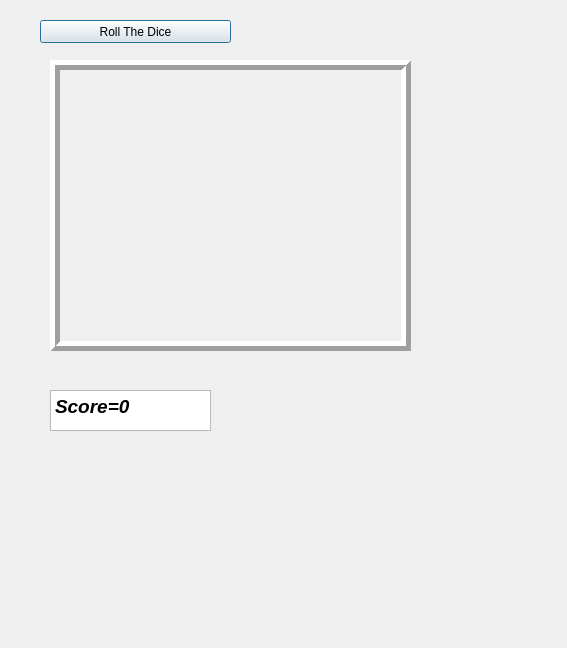
<?xml version="1.0" encoding="UTF-8"?>
<ui version="4.0">
 <class>QgameWindow</class>
 <widget class="QDialog" name="QgameWindow">
  <property name="geometry">
   <rect>
    <x>0</x>
    <y>0</y>
    <width>567</width>
    <height>648</height>
   </rect>
  </property>
  <property name="windowTitle">
   <string>Dialog</string>
  </property>
  <widget class="QPushButton" name="pushButton">
   <property name="geometry">
    <rect>
     <x>40</x>
     <y>20</y>
     <width>191</width>
     <height>23</height>
    </rect>
   </property>
   <property name="text">
    <string>Roll The Dice</string>
   </property>
  </widget>
  <widget class="QPlainTextEdit" name="QPlainTextEdit">
   <property name="geometry">
    <rect>
     <x>50</x>
     <y>390</y>
     <width>161</width>
     <height>41</height>
    </rect>
   </property>
   <property name="font">
    <font>
     <family>Arial</family>
     <pointsize>14</pointsize>
     <weight>75</weight>
     <italic>true</italic>
     <bold>true</bold>
    </font>
   </property>
   <property name="plainText">
    <string>Score=0</string>
   </property>
  </widget>
  <widget class="QLabel" name="label">
   <property name="geometry">
    <rect>
     <x>50</x>
     <y>60</y>
     <width>361</width>
     <height>291</height>
    </rect>
   </property>
   <property name="frameShape">
    <enum>QFrame::Box</enum>
   </property>
   <property name="frameShadow">
    <enum>QFrame::Raised</enum>
   </property>
   <property name="lineWidth">
    <number>5</number>
   </property>
   <property name="text">
    <string/>
   </property>
  </widget>
 </widget>
 <resources/>
 <connections/>
</ui>
